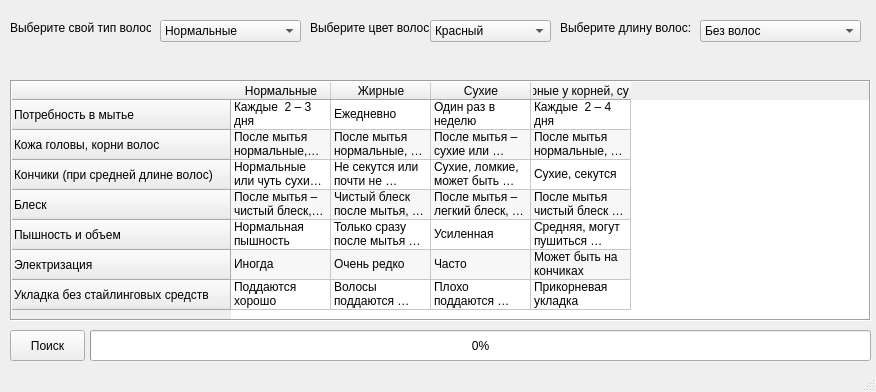
<?xml version="1.0" encoding="UTF-8"?>
<ui version="4.0">
 <class>MainWindow</class>
 <widget class="QMainWindow" name="MainWindow">
  <property name="windowModality">
   <enum>Qt::WindowModal</enum>
  </property>
  <property name="geometry">
   <rect>
    <x>0</x>
    <y>0</y>
    <width>876</width>
    <height>392</height>
   </rect>
  </property>
  <property name="sizePolicy">
   <sizepolicy hsizetype="Fixed" vsizetype="Fixed">
    <horstretch>0</horstretch>
    <verstretch>0</verstretch>
   </sizepolicy>
  </property>
  <property name="windowTitle">
   <string>Поиск фотографий</string>
  </property>
  <property name="animated">
   <bool>false</bool>
  </property>
  <widget class="QWidget" name="centralwidget">
   <property name="sizePolicy">
    <sizepolicy hsizetype="Fixed" vsizetype="Fixed">
     <horstretch>0</horstretch>
     <verstretch>0</verstretch>
    </sizepolicy>
   </property>
   <property name="contextMenuPolicy">
    <enum>Qt::NoContextMenu</enum>
   </property>
   <widget class="QPushButton" name="uielem_startSearch">
    <property name="geometry">
     <rect>
      <x>10</x>
      <y>330</y>
      <width>75</width>
      <height>31</height>
     </rect>
    </property>
    <property name="text">
     <string>Поиск</string>
    </property>
   </widget>
   <widget class="QProgressBar" name="uielem_progressBar">
    <property name="geometry">
     <rect>
      <x>90</x>
      <y>330</y>
      <width>781</width>
      <height>31</height>
     </rect>
    </property>
    <property name="value">
     <number>0</number>
    </property>
   </widget>
   <widget class="QComboBox" name="ui_hairTypeComboBox">
    <property name="geometry">
     <rect>
      <x>160</x>
      <y>20</y>
      <width>141</width>
      <height>22</height>
     </rect>
    </property>
    <item>
     <property name="text">
      <string>Нормальные</string>
     </property>
    </item>
    <item>
     <property name="text">
      <string>Жирные</string>
     </property>
    </item>
    <item>
     <property name="text">
      <string>Сухие</string>
     </property>
    </item>
    <item>
     <property name="text">
      <string>Смешанные (жирные у корней, сухие на кончиках)</string>
     </property>
    </item>
   </widget>
   <widget class="QLabel" name="ui_hairTypeLabel">
    <property name="geometry">
     <rect>
      <x>10</x>
      <y>20</y>
      <width>141</width>
      <height>16</height>
     </rect>
    </property>
    <property name="text">
     <string>Выберите свой тип волос:</string>
    </property>
   </widget>
   <widget class="QTableWidget" name="ui_hairTypeDescriptionTable">
    <property name="geometry">
     <rect>
      <x>10</x>
      <y>80</y>
      <width>861</width>
      <height>241</height>
     </rect>
    </property>
    <property name="frameShape">
     <enum>QFrame::Box</enum>
    </property>
    <property name="frameShadow">
     <enum>QFrame::Sunken</enum>
    </property>
    <property name="sizeAdjustPolicy">
     <enum>QAbstractScrollArea::AdjustIgnored</enum>
    </property>
    <property name="editTriggers">
     <set>QAbstractItemView::NoEditTriggers</set>
    </property>
    <property name="tabKeyNavigation">
     <bool>false</bool>
    </property>
    <property name="showDropIndicator" stdset="0">
     <bool>false</bool>
    </property>
    <property name="dragDropOverwriteMode">
     <bool>false</bool>
    </property>
    <property name="alternatingRowColors">
     <bool>true</bool>
    </property>
    <property name="selectionMode">
     <enum>QAbstractItemView::NoSelection</enum>
    </property>
    <property name="textElideMode">
     <enum>Qt::ElideRight</enum>
    </property>
    <property name="showGrid">
     <bool>true</bool>
    </property>
    <property name="gridStyle">
     <enum>Qt::SolidLine</enum>
    </property>
    <property name="sortingEnabled">
     <bool>false</bool>
    </property>
    <property name="wordWrap">
     <bool>true</bool>
    </property>
    <property name="cornerButtonEnabled">
     <bool>false</bool>
    </property>
    <attribute name="horizontalHeaderCascadingSectionResizes">
     <bool>false</bool>
    </attribute>
    <attribute name="horizontalHeaderHighlightSections">
     <bool>false</bool>
    </attribute>
    <attribute name="verticalHeaderVisible">
     <bool>true</bool>
    </attribute>
    <attribute name="verticalHeaderCascadingSectionResizes">
     <bool>false</bool>
    </attribute>
    <attribute name="verticalHeaderDefaultSectionSize">
     <number>30</number>
    </attribute>
    <attribute name="verticalHeaderHighlightSections">
     <bool>false</bool>
    </attribute>
    <row>
     <property name="text">
      <string>Потребность в мытье</string>
     </property>
    </row>
    <row>
     <property name="text">
      <string>Кожа головы, корни волос</string>
     </property>
    </row>
    <row>
     <property name="text">
      <string>Кончики (при средней длине волос)</string>
     </property>
    </row>
    <row>
     <property name="text">
      <string>Блеск</string>
     </property>
    </row>
    <row>
     <property name="text">
      <string>Пышность и объем</string>
     </property>
    </row>
    <row>
     <property name="text">
      <string>Электризация</string>
     </property>
    </row>
    <row>
     <property name="text">
      <string>Укладка без стайлинговых средств</string>
     </property>
    </row>
    <column>
     <property name="text">
      <string>Нормальные</string>
     </property>
    </column>
    <column>
     <property name="text">
      <string>Жирные</string>
     </property>
    </column>
    <column>
     <property name="text">
      <string>Сухие</string>
     </property>
    </column>
    <column>
     <property name="text">
      <string>Смешанные (жирные у корней, сухие на кончиках)</string>
     </property>
    </column>
    <item row="0" column="0">
     <property name="text">
      <string>Каждые  2 – 3 дня</string>
     </property>
    </item>
    <item row="0" column="1">
     <property name="text">
      <string>Ежедневно</string>
     </property>
    </item>
    <item row="0" column="2">
     <property name="text">
      <string>Один раз в неделю</string>
     </property>
    </item>
    <item row="0" column="3">
     <property name="text">
      <string>Каждые  2 – 4 дня</string>
     </property>
    </item>
    <item row="1" column="0">
     <property name="text">
      <string>После мытья нормальные,
через пару дней  жирные</string>
     </property>
    </item>
    <item row="1" column="1">
     <property name="text">
      <string>После мытья нормальные, вечером первого дня или утром второго снова жирные</string>
     </property>
    </item>
    <item row="1" column="2">
     <property name="text">
      <string>После мытья – сухие или нормальные, 3-4 дня нормальные, к 7-му дню — жирные</string>
     </property>
    </item>
    <item row="1" column="3">
     <property name="text">
      <string>После мытья нормальные, через 2-3 дня  жирные</string>
     </property>
    </item>
    <item row="2" column="0">
     <property name="text">
      <string>Нормальные или чуть сухие, могут немного сечься кончики</string>
     </property>
    </item>
    <item row="2" column="1">
     <property name="text">
      <string>Не секутся или почти не секутся</string>
     </property>
    </item>
    <item row="2" column="2">
     <property name="text">
      <string>Сухие, ломкие, может быть много обломанных или секущихся кончиков</string>
     </property>
    </item>
    <item row="2" column="3">
     <property name="text">
      <string>Сухие, секутся</string>
     </property>
    </item>
    <item row="3" column="0">
     <property name="text">
      <string>После мытья – чистый блеск,  через 2-3 дня – жирный блеск у корней</string>
     </property>
    </item>
    <item row="3" column="1">
     <property name="text">
      <string>Чистый блеск после мытья, жирный блеск к концу первого дня или утру второго</string>
     </property>
    </item>
    <item row="3" column="2">
     <property name="text">
      <string>После мытья – легкий блеск, затем волосы тускнеют</string>
     </property>
    </item>
    <item row="3" column="3">
     <property name="text">
      <string>После мытья  чистый блеск у корней, небольшой блеск – на кончиках. На 3-4 день – жирный блеск у корней и отсутствие блеска на кончиках</string>
     </property>
    </item>
    <item row="4" column="0">
     <property name="text">
      <string>Нормальная пышность</string>
     </property>
    </item>
    <item row="4" column="1">
     <property name="text">
      <string>Только сразу после мытья или совсем нет</string>
     </property>
    </item>
    <item row="4" column="2">
     <property name="text">
      <string>Усиленная</string>
     </property>
    </item>
    <item row="4" column="3">
     <property name="text">
      <string>Средняя, могут пушиться кончики</string>
     </property>
    </item>
    <item row="5" column="0">
     <property name="text">
      <string>Иногда</string>
     </property>
    </item>
    <item row="5" column="1">
     <property name="text">
      <string>Очень редко</string>
     </property>
    </item>
    <item row="5" column="2">
     <property name="text">
      <string>Часто</string>
     </property>
    </item>
    <item row="5" column="3">
     <property name="text">
      <string>Может быть на кончиках</string>
     </property>
    </item>
    <item row="6" column="0">
     <property name="text">
      <string>Поддаются хорошо</string>
     </property>
    </item>
    <item row="6" column="1">
     <property name="text">
      <string>Волосы поддаются укладке, но она держится недолго</string>
     </property>
    </item>
    <item row="6" column="2">
     <property name="text">
      <string>Плохо поддаются укладке</string>
     </property>
    </item>
    <item row="6" column="3">
     <property name="text">
      <string>Прикорневая укладка</string>
     </property>
    </item>
   </widget>
   <widget class="QLabel" name="ui_hairColorLabel">
    <property name="geometry">
     <rect>
      <x>310</x>
      <y>20</y>
      <width>141</width>
      <height>16</height>
     </rect>
    </property>
    <property name="text">
     <string>Выберите цвет волос:</string>
    </property>
   </widget>
   <widget class="QComboBox" name="ui_hairColorComboBox">
    <property name="geometry">
     <rect>
      <x>430</x>
      <y>20</y>
      <width>121</width>
      <height>22</height>
     </rect>
    </property>
    <item>
     <property name="text">
      <string>Красный</string>
     </property>
    </item>
    <item>
     <property name="text">
      <string>Оранжевый</string>
     </property>
    </item>
    <item>
     <property name="text">
      <string>Желтый</string>
     </property>
    </item>
    <item>
     <property name="text">
      <string>Зеленый</string>
     </property>
    </item>
    <item>
     <property name="text">
      <string>Голубой</string>
     </property>
    </item>
    <item>
     <property name="text">
      <string>Синий</string>
     </property>
    </item>
    <item>
     <property name="text">
      <string>Фиолетовый</string>
     </property>
    </item>
    <item>
     <property name="text">
      <string>Розовый</string>
     </property>
    </item>
   </widget>
   <widget class="QComboBox" name="ui_hairLengthComboBox">
    <property name="geometry">
     <rect>
      <x>700</x>
      <y>20</y>
      <width>161</width>
      <height>22</height>
     </rect>
    </property>
    <item>
     <property name="text">
      <string>Без волос</string>
     </property>
    </item>
    <item>
     <property name="text">
      <string>Короткие</string>
     </property>
    </item>
    <item>
     <property name="text">
      <string>Средние</string>
     </property>
    </item>
    <item>
     <property name="text">
      <string>Длинные</string>
     </property>
    </item>
   </widget>
   <widget class="QLabel" name="ui_hairLengthLabel">
    <property name="geometry">
     <rect>
      <x>560</x>
      <y>20</y>
      <width>141</width>
      <height>16</height>
     </rect>
    </property>
    <property name="text">
     <string>Выберите длину волос:</string>
    </property>
   </widget>
  </widget>
  <widget class="QStatusBar" name="statusbar"/>
 </widget>
 <resources/>
 <connections/>
</ui>
